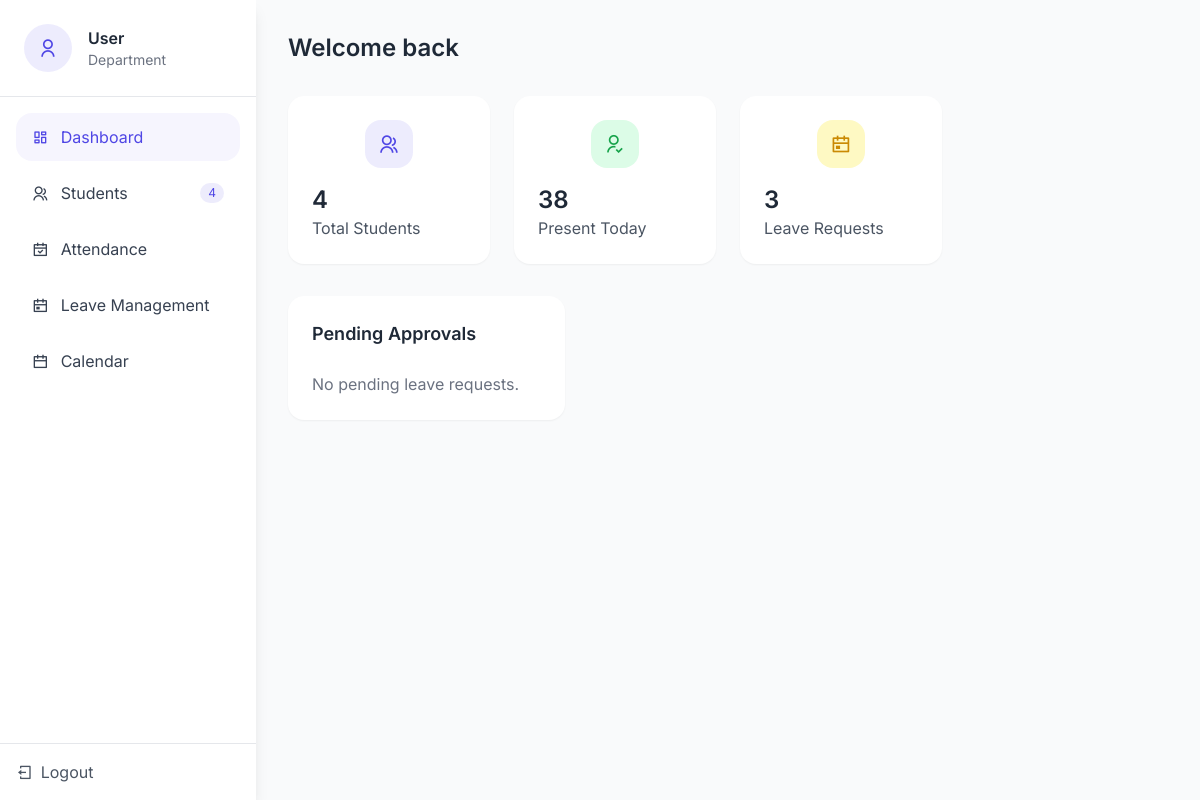
Before: /app/faculty_dashboard/ with the older database file.
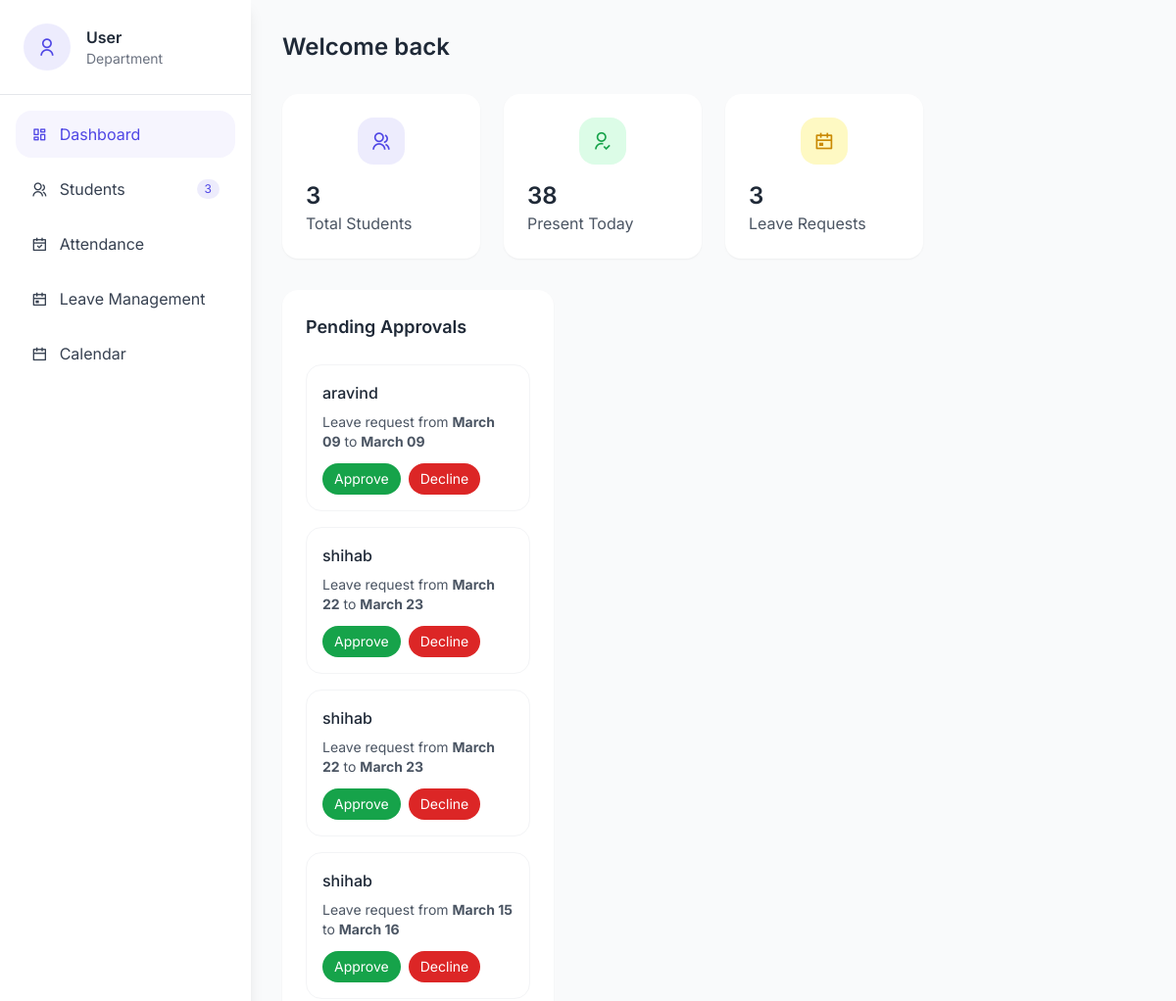
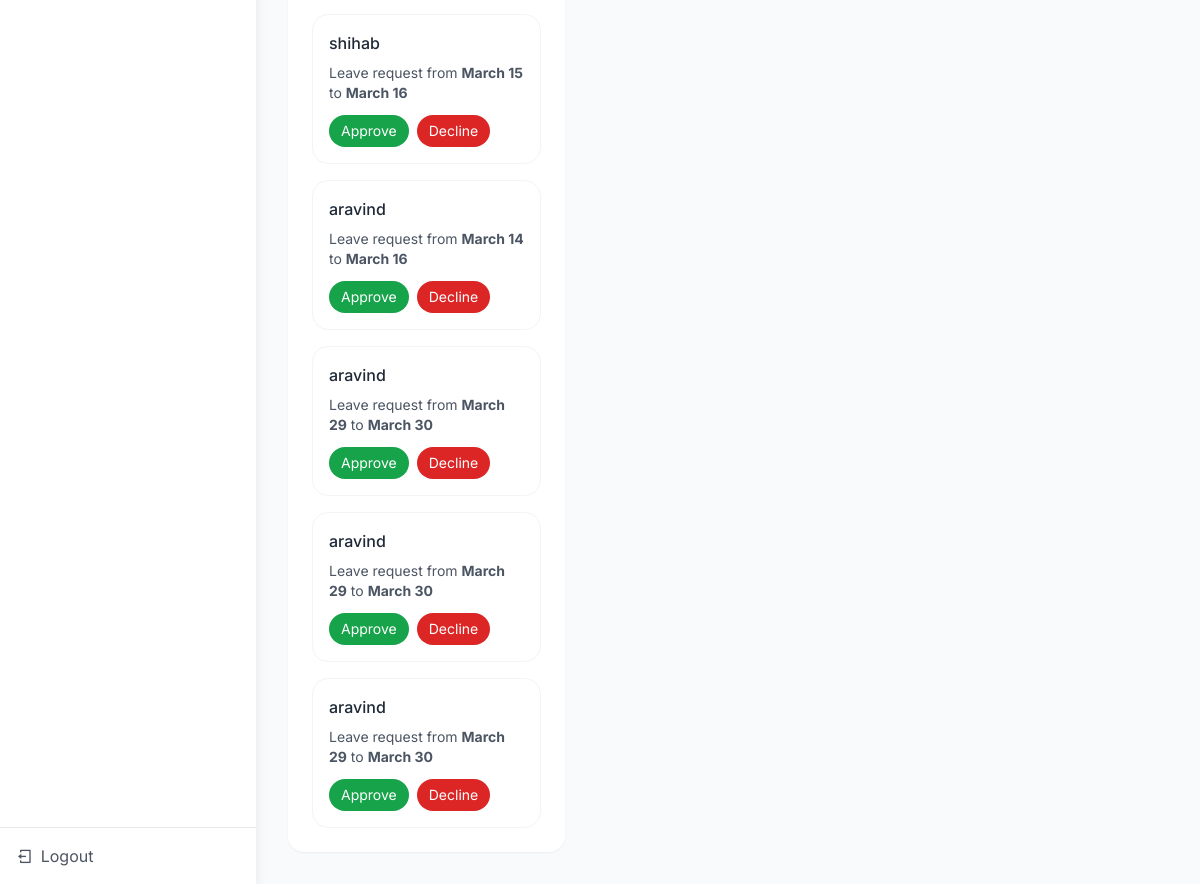
After: the same page with the newer database file (2 pictures, top to bottom).
### student/models.py (models this page shows, shortened)
class LeaveRequest(models.Model):
    STATUS_CHOICES = [
        ('Pending', 'Pending'),
        ('Approved', 'Approved'),
        ('Declined', 'Declined')
    ]
    student = models.ForeignKey(Student, on_delete=models.CASCADE)
    start_date = models.DateField()
    end_date = models.DateField()
    reason = models.TextField()
    status = models.CharField(max_length=20, choices=STATUS_CHOICES, default='Pending')
    applied_on = models.DateTimeField(default=now)

class Student(AbstractBaseUser):
    student_name = models.CharField(max_length=100)
    student_id = models.CharField(max_length=20, unique=True)
    email = models.EmailField(unique=True)
    department = models.CharField(max_length=100)
    photo = models.ImageField(upload_to='student_photos/')
    leave_balance = models.PositiveIntegerField(default=10)
    is_active = models.BooleanField(default=True)
    is_staff = models.BooleanField(default=False)
    is_superuser = models.BooleanField(default=False)
    USERNAME_FIELD = 'student_id'
    REQUIRED_FIELDS = ['email','student_name']
    objects = StudentManager()

### app/views.py (the view)
# urls.py: path('faculty_dashboard/', views.faculty_dashboard, name='faculty_dashboard'),
def faculty_dashboard(request):
    total_students = Student.objects.filter(is_superuser=False).count()
    leaves = LeaveRequest.objects.filter(status='Pending').order_by('-applied_on')
    user = request.user
    context = {
        'total_students': total_students,
        'user': user,
        'leaves': leaves
    }
    return render(request,'faculty_dashboard.html',context)

### app/templates/faculty_dashboard.html (shortened to what this page needs)
<!DOCTYPE html>
<html lang="en">
  <head>
    <script src="https://cdn.tailwindcss.com"></script>
    <link
      href="https://cdn.jsdelivr.net/npm/remixicon@4.5.0/fonts/remixicon.css"
      rel="stylesheet"
    />
  </head>
  <body class="bg-gray-50">
    <div class="flex h-screen">
      <aside class="w-64 bg-white shadow-lg flex flex-col">
        <div class="p-6 border-b">
          <div class="flex items-center gap-4">
            <div
              class="w-12 h-12 rounded-full bg-primary/10 flex items-center justify-center"
            >
              <i class="ri-user-line text-primary text-xl"></i>
            </div>
            <div>
              <h3 class="font-semibold text-gray-800">User</h3>
              <p class="text-sm text-gray-500">Department</p>
            </div>
          </div>
        </div>
        <nav class="flex-1 p-4">
          <div class="space-y-2">
            <a
              href="#"
              class="flex items-center gap-3 px-4 py-3 text-primary bg-primary/5 rounded-lg"
            >
              <i class="ri-dashboard-line"></i>
              <span>Dashboard</span>
            </a>
            <a
              href="{% url 'student_list' %}"
              class="flex items-center gap-3 px-4 py-3 text-gray-700 hover:bg-gray-50 rounded-lg"
            >
              <i class="ri-group-line"></i>
              <span>Students</span>
              <span
                class="ml-auto bg-primary/10 text-primary px-2 py-0.5 rounded-full text-xs"
                >{{ total_students }}</span
              >
            </a>
            <a
              href="#"
              class="flex items-center gap-3 px-4 py-3 text-gray-700 hover:bg-gray-50 rounded-lg"
            >
              <i class="ri-calendar-check-line"></i>
              <span>Attendance</span>
            </a>
            <a
              href="#"
              class="flex items-center gap-3 px-4 py-3 text-gray-700 hover:bg-gray-50 rounded-lg"
            >
              <i class="ri-calendar-event-line"></i>
              <span>Leave Management</span>
            </a>
            <a
              href="#"
              class="flex items-center gap-3 px-4 py-3 text-gray-700 hover:bg-gray-50 rounded-lg"
            >
              <i class="ri-calendar-line"></i>
              <span>Calendar</span>
            </a>
          </div>
        </nav>
        <div class="p-4 border-t">
          <button
            class="flex items-center gap-2 text-gray-600 hover:text-gray-900"
          >
            <i class="ri-logout-box-line"></i>
            <a
              href="{% url 'faculty_logout' %}"
              class="btn btn-danger logout-btn"
              >Logout</a
            >
          </button>
        </div>
      </aside>
      <main class="flex-1 overflow-auto">
        <div class="p-8">
          <div class="mb-8">
            <h1 class="text-2xl font-semibold text-gray-800">Welcome back</h1>
          </div>
          <div
            class="grid grid-cols-1 md:grid-cols-2 lg:grid-cols-4 gap-6 mb-8"
          >
            <div class="bg-white p-6 rounded-lg shadow-sm">
              <div class="flex items-center justify-between mb-4">
                <div
                  class="w-12 h-12 bg-primary/10 rounded-lg flex items-center justify-center mx-auto"
                >
                  <i class="ri-group-line text-xl text-primary"></i>
                </div>
              </div>
              <h3 class="text-2xl font-semibold text-gray-800">
                {{ total_students }}
              </h3>
              <p class="text-gray-600">Total Students</p>
            </div>
            <div class="bg-white p-6 rounded-lg shadow-sm">
              <div class="flex items-center justify-between mb-4">
                <div
                  class="w-12 h-12 bg-green-100 rounded-lg flex items-center justify-center mx-auto"
                >
                  <i class="ri-user-follow-line text-xl text-green-600"></i>
                </div>
              </div>
              <h3 class="text-2xl font-semibold text-gray-800">38</h3>
              <p class="text-gray-600">Present Today</p>
            </div>
            <div class="bg-white p-6 rounded-lg shadow-sm">
              <div class="flex items-center justify-between mb-4">
                <div
                  class="w-12 h-12 bg-yellow-100 rounded-lg flex items-center justify-center mx-auto"
                >
                  <i class="ri-calendar-event-line text-xl text-yellow-600"></i>
                </div>
              </div>
              <h3 class="text-2xl font-semibold text-gray-800">3</h3>
              <p class="text-gray-600">Leave Requests</p>
            </div>
          </div>
          <div class="grid grid-cols-1 lg:grid-cols-3 gap-6">
            <div class="bg-white p-6 rounded-lg shadow-sm">
              <h3 class="text-lg font-semibold text-gray-800 mb-6">
                Pending Approvals
              </h3>
              <div class="space-y-4">
                {% for leave in leaves %}
                <div class="p-4 border border-gray-100 rounded-lg">
                  <div class="flex items-center gap-3 mb-2">
                    <h4 class="font-medium text-gray-800">
                      {{ leave.student.student_name }}
                    </h4>
                  </div>
                  <p class="text-sm text-gray-600 mb-3">
                    Leave request from
                    <strong>{{ leave.start_date|date:"F d" }}</strong> to
                    <strong>{{ leave.end_date|date:"F d" }}</strong>
                  </p>
                  <div class="flex gap-2">
                    <form
                      method="post"
                      action=""
                    >
                      <button
                        type="submit"
                        class="px-3 py-1.5 text-sm text-white bg-green-600 rounded-lg"
                      >
                        Approve
                      </button>
                    </form>
                    <form
                      method="post"
                      action=""
                    >
                      <button
                        type="submit"
                        class="px-3 py-1.5 text-sm text-white bg-red-600 rounded-lg"
                      >
                        Decline
                      </button>
                    </form>
                  </div>
                </div>
                {% empty %}
                <p class="text-gray-500">No pending leave requests.</p>
                {% endfor %}
              </div>
            </div>
          </div>
        </div>
      </main>
    </div>
  </body>
</html>

### app/templates/faculty_dashboard.html (style rules this page uses)
:where([class^="ri-"])::before { content: "\f3c2"; }
body { font-family: "Inter", sans-serif; }

Changed rows visible on the page:
added LeaveRequest: student.student_name "aravind", start_date "March 09", end_date "March 09"
added LeaveRequest: student.student_name "shihab", start_date "March 22", end_date "March 23"
added LeaveRequest: student.student_name "shihab", start_date "March 22", end_date "March 23"
added LeaveRequest: student.student_name "shihab", start_date "March 15", end_date "March 16"
added LeaveRequest: student.student_name "shihab", start_date "March 15", end_date "March 16"
added LeaveRequest: student.student_name "aravind", start_date "March 14", end_date "March 16"
added LeaveRequest: student.student_name "aravind", start_date "March 29", end_date "March 30"
added LeaveRequest: student.student_name "aravind", start_date "March 29", end_date "March 30"
added LeaveRequest: student.student_name "aravind", start_date "March 29", end_date "March 30"
Other visible differences:
{{ total_students }}: "4" → "3"
text no longer shown: "No pending leave requests."
